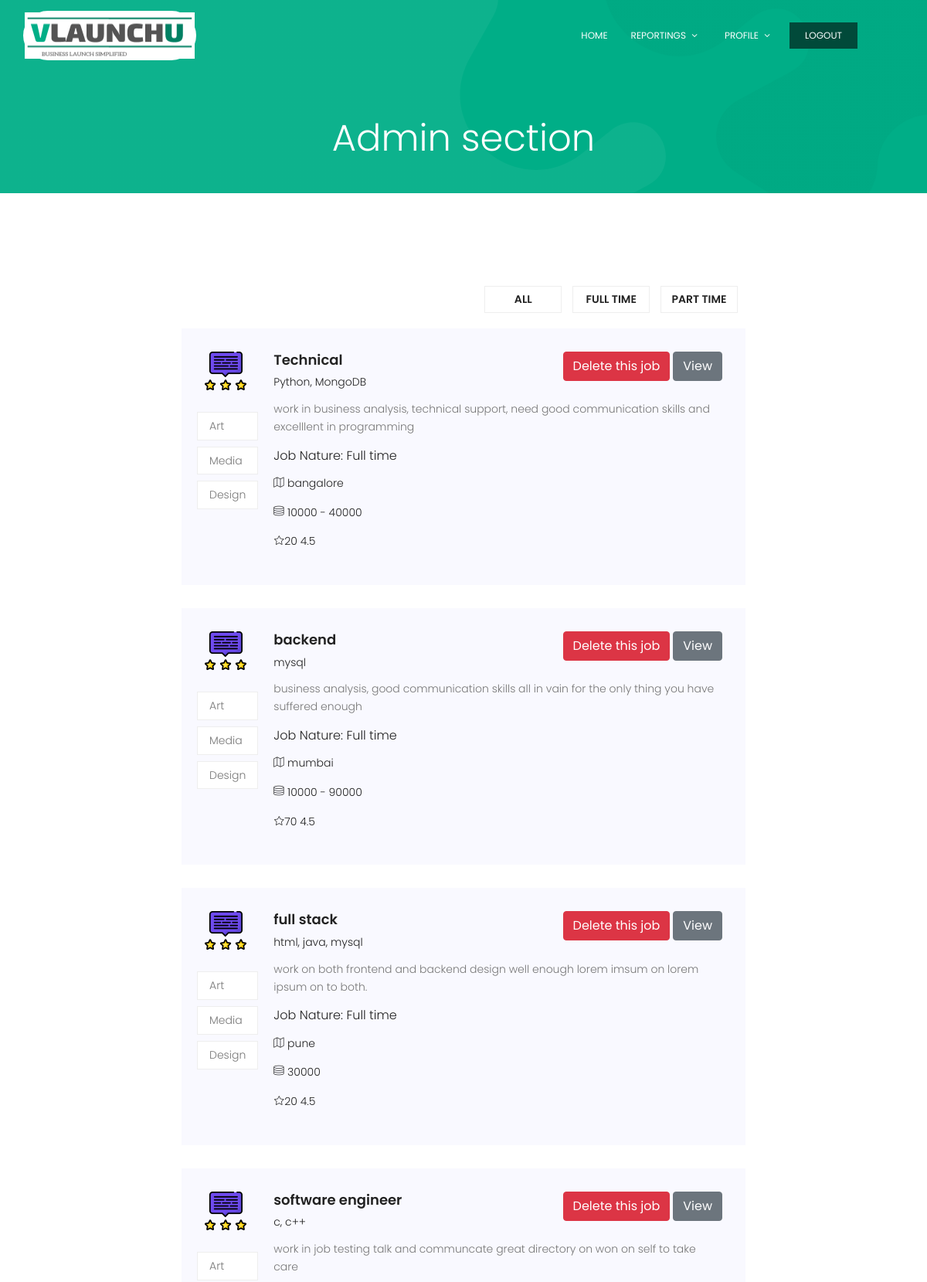
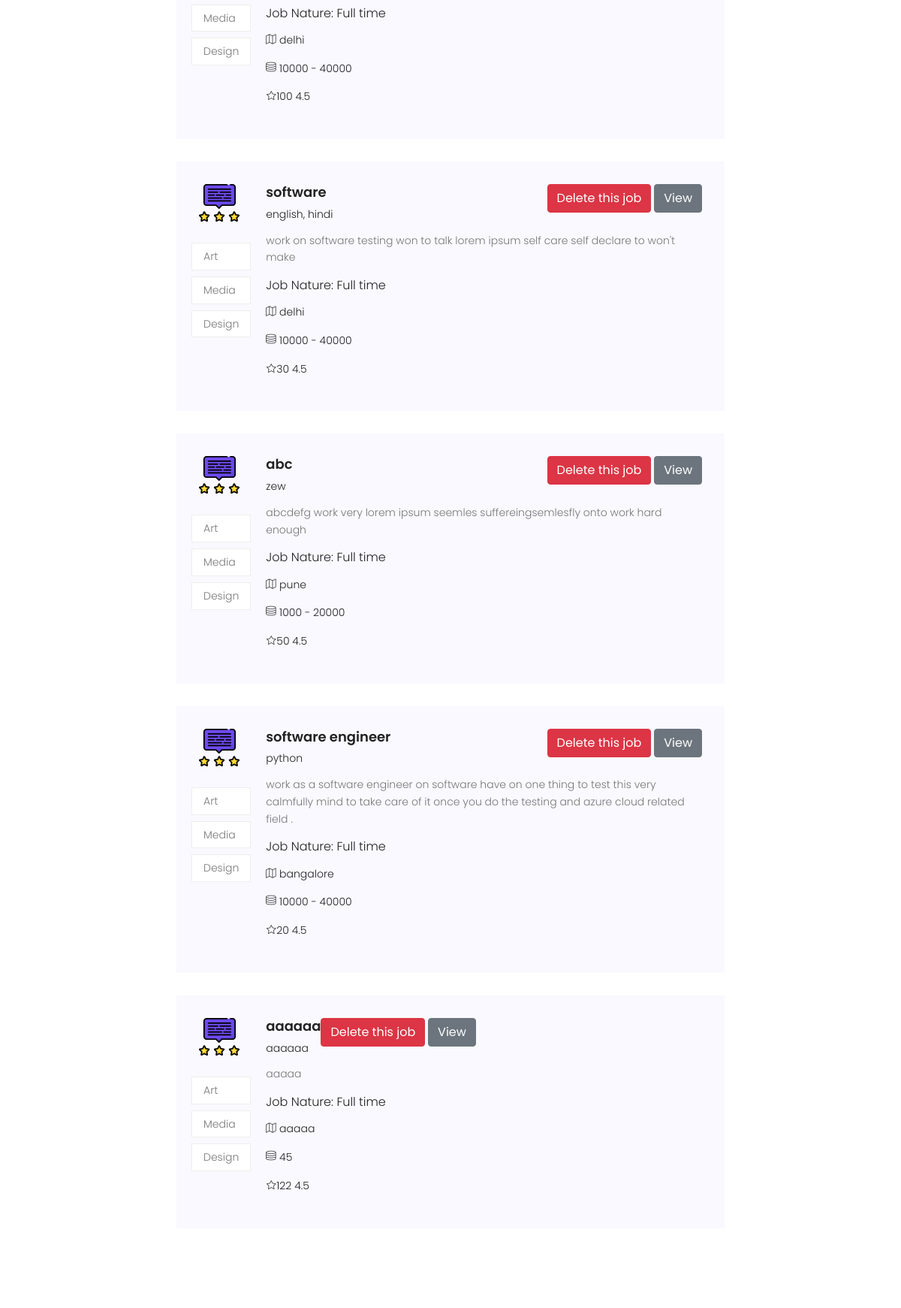
The page /admin/jobs.php (signed in, upper part) on the database its author committed (2 pictures, top to bottom).
### tables this page shows
CREATE TABLE `jobs` (
  `jid` int(11) NOT NULL,
  `jTitle` varchar(255) NOT NULL,
  `jOpenings` int(20) NOT NULL,
  `jLocation` varchar(255) NOT NULL,
  `jSalary` varchar(255) NOT NULL,
  `jDescription` varchar(255) NOT NULL,
  `jCompany` varchar(255) NOT NULL,
  `jImage` text NOT NULL,
  `jSkills` varchar(255) NOT NULL,
  `posted` varchar(255) NOT NULL,
  `jBrief` varchar(255) NOT NULL
);

### admin/jobs.php (the view, shortened to what this page needs)
        <section class="banner-area relative" id="home">
                    <div class="overlay overlay-bg"></div>
                    <div class="container" style="height: 220px;" >
                        <div class="row d-flex align-items-center justify-content-center">
                            <div class="about-content col-lg-12">
                                <h1 class="text-white">
                                    Admin section
                                </h1>
                            </div>
                        </div>
                    </div>
            </section>
<?php
include('./header.php');
?>
<section class="post-area section-gap">
				<div class="container">
					<div class="row justify-content-center d-flex">
						<div class="col-lg-8 post-list">
							<ul class="cat-list">
								<li><a href="#">All</a></li>
								<li><a href="#">Full Time</a></li>
								<li><a href="#">part Time</a></li>
							</ul>
							<?php
							$sql = "SELECT * FROM jobs" ;
							$result = $conn->query($sql);
							if($result->num_rows > 0)
							{
								while($row = $result -> fetch_assoc())
								{
							?>
							<div class="single-post d-flex flex-row">
								<div class="thumb">
									<img src="../img/o2.png" alt="">
									<ul class="tags">
										<li>
											<a href="#">Art</a>
										</li>
										<li>
											<a href="#">Media</a>
										</li>
										<li>
											<a href="#">Design</a>
										</li>
									</ul>
								</div>
								<div class="details">
									<div class="title d-flex flex-row justify-content-between">
										<div class="titles">
											<form action="single.php" method="POST" class="d-inline">
											<button class="hidebtn" type="submit" name="view" value="view"><h4><?php echo $row['jTitle']; ?></h4></button>
											</form>
											<h6><?php echo $row['jSkills']; ?></h6>
										</div>
										<ul class="btns">
										<form action="#" method="POST" class="d-inline">
										<button type="submit" class="btn job-view btn-danger" name="delete" value="delete">Delete this job</button>
										</form>
										<form action="single.php" method="POST" class="d-inline">
										<button type="submit" class="btn job-view btn-secondary" name="view" value="view">View</button>
										</form>
										</ul>
									</div>
									<p>
									<?php echo $row['jDescription']; ?>
									</p>
									<h5>Job Nature: Full time</h5>
									<p class="address"><span class="lnr lnr-map"></span> <?php echo $row['jLocation']; ?></p>
									<p class="address"><span class="lnr lnr-database"></span> <?php echo $row['jSalary']; ?></p>
									<p class="address"><span class="lnr lnr-star"></span><?php echo $row['jOpenings']; ?> 4.5</p>
								</div>
							</div>
							<?php
                			}
                			}
                            else {
                                echo "0 result";
                            		}
                			?>
                        </div>
                    </div>
                </div>
</section>
<?php
include('./footer.php');
?>

### css/main.css (style rules this page uses)
body { color: #777777; font-family: "Poppins", sans-serif; font-size: 14px; font-weight: 300; line-height: 1.625em; position: relative; }
ol, ul { margin: 0; padding: 0; list-style: none; }
a { -webkit-transition: all 0.3s ease 0s; -moz-transition: all 0.3s ease 0s; -o-transition: all 0.3s ease 0s; transition: all 0.3s ease 0s; }
a, a:focus, a:hover { text-decoration: none; outline: 0; }
h1, h2, h3, h4, h5, h6 { font-family: "Poppins", sans-serif; color: #222222; line-height: 1.2em !important; margin-bottom: 0; margin-top: 0; font-weight: 600; }
h1, .h1 { font-size: 36px; }
h4, .h4 { font-size: 18px; }
h5, .h5 { font-size: 16px; }
h6, .h6 { font-size: 14px; color: #222222; }
.text-white { color: #fff; }
.relative { position: relative; }
.overlay { position: absolute; left: 0; right: 0; top: 0; bottom: 0; }
h1 { font-size: 36px; }
h4 { font-size: 18px; }
h5 { font-size: 16px; }
h6 { font-size: 14px; }
h1, h2, h3, h4, h5, h6 { line-height: 1.5em; }
.section-gap { padding: 120px 0; }
.p1-gradient-bg, .banner-area .overlay-bg, .sidebar .single-slidebar .cat-list li:hover, .callto-action-area, .single-price:hover .price-bottom, .single-service:hover, .submit-right, .submit-left, .contact-btns, .form-area .primary-btn { background-image: -moz-linear-gradient(0deg, #00ae87 0%, #00ae87 100%); background-image: -webkit-linear-gradient(0deg, #00ae87 0%, #00ae87 100%); background-image: -ms-linear-gradient(0deg, #00ae87 0%, #00ae87 100%); }
.banner-area { background: url(../img/yun1.svg) center; background-color: #014a3a; background-size: cover; height:250px; }
.banner-area .overlay-bg { opacity: .95; }
.post-list .cat-list { text-align: right; margin-bottom: 20px; }
.post-list .cat-list li { text-align: center; margin-right: 10px; width: 100px; display: inline-block; background-color: #fff; border: 1px solid #eee; -webkit-transition: all 0.3s ease 0s; -moz-transition: all 0.3s ease 0s; -o-transition: all 0.3s ease 0s; transition: all 0.3s ease 0s; padding: 5px 10px; }
.post-list .cat-list li a { text-transform: uppercase; font-weight: 600; color: #222; }
.post-list .single-post { padding: 30px; background-color: #f9f9ff; margin-bottom: 30px; }
.post-list .single-post h6 { margin-top: 10px; color: #222; font-size: 14px; font-weight: 300; margin-bottom: 15px; }
.post-list .single-post h5 { color: #222; font-weight: 300; margin-bottom: 15px; }
.post-list .single-post .address { color: #222; margin-bottom: 15px; }
.post-list .single-post .thumb .tags { margin-top: 30px; }
.post-list .single-post .thumb .tags li { margin: -2px 20px 10px -10px; display: flex; background: #fff; border: 1px solid #eee; padding: 6px 15px; -webkit-transition: all 0.3s ease 0s; -moz-transition: all 0.3s ease 0s; -o-transition: all 0.3s ease 0s; transition: all 0.3s ease 0s; }
.post-list .single-post .thumb .tags li a { color: #777777; -webkit-transition: all 0.3s ease 0s; -moz-transition: all 0.3s ease 0s; -o-transition: all 0.3s ease 0s; transition: all 0.3s ease 0s; }
.about-content { padding: 150px 0px; text-align: center; }
.about-content h1 { font-size: 48px; font-weight: 300; }
.single-post { margin-bottom: 30px; }
.single-post .tags { margin-top: 40px; }
.single-post .tags li { display: inline-block; }
.single-post .tags li a { color: #222; }
.single-post .title h4 { margin-bottom: 10px; }
.hidebtn { text-align: left; border: none; background-color: transparent; display:contents; }

### rows shown on the page
jobs: jTitle "Technical", jSkills "Python, MongoDB", jDescription "work in business analysis, technical support, need good communication skills and excelllent in programming", jLocation "bangalore", jSalary "10000 - 40000", jOpenings "20"
jobs: jTitle "backend", jSkills "mysql", jDescription "business analysis, good communication skills all in vain for the only thing you have suffered enough", jLocation "mumbai", jSalary "10000 - 90000", jOpenings "70"
jobs: jTitle "full stack", jSkills "html, java, mysql", jDescription "work on both frontend and backend design well enough lorem imsum on lorem ipsum on to both.", jLocation "pune", jSalary "30000", jOpenings "20"
jobs: jTitle "software engineer", jSkills "c, c++", jDescription "work in job testing talk and communcate great directory on won on self to take care", jLocation "delhi", jSalary "10000 - 40000", jOpenings "100"
jobs: jTitle "software", jSkills "english, hindi", jDescription "work on software testing won to talk lorem ipsum self care self declare to won't make", jLocation "delhi", jSalary "10000 - 40000", jOpenings "30"
jobs: jTitle "abc", jSkills "zew", jDescription "abcdefg work very lorem ipsum seemles suffereingsemlesfly onto work hard enough", jLocation "pune", jSalary "1000 - 20000", jOpenings "50"
jobs: jTitle "software engineer", jSkills "python", jDescription "work as a software engineer on software have on one thing to test this very calmfully mind to take care of it once you do the testing and azure cloud related field .", jLocation "bangalore", jSalary "10000 - 40000", jOpenings "20"
jobs: jTitle "aaaaaa", jSkills "aaaaaa", jDescription "aaaaa", jLocation "aaaaa", jSalary "45", jOpenings "122"
